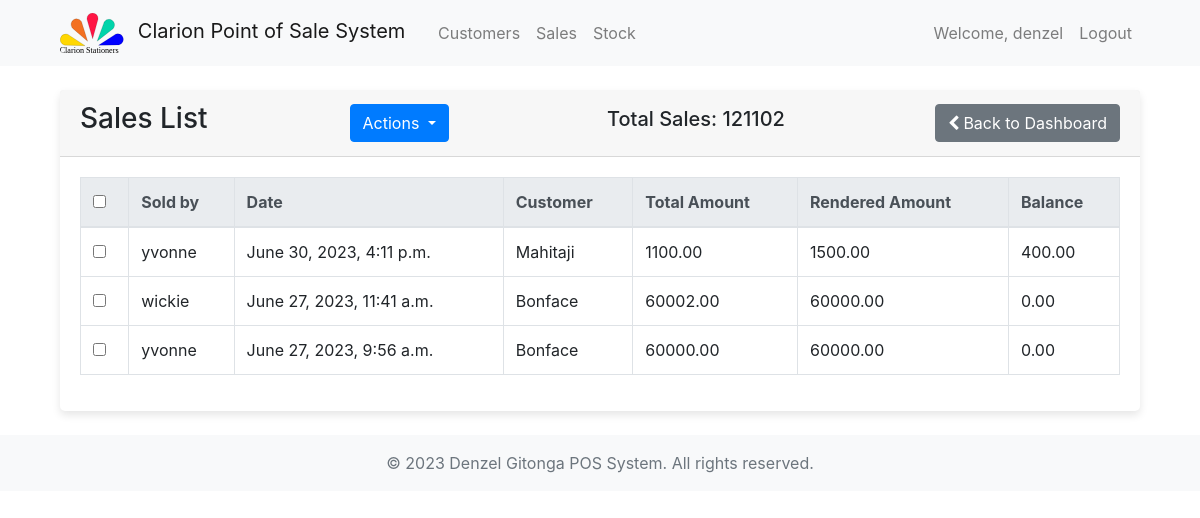
The app's page /sales/sales-list/ (signed in) with its own data.
### accounts/models.py (models this page shows, shortened)
class User(AbstractBaseUser, PermissionsMixin):
    username = models.CharField(max_length=255, unique=True)
    email = models.EmailField(max_length=255, unique=True)
    store = models.ForeignKey(Store, on_delete=models.CASCADE, related_name='stores', null=True, blank=True)
    phone_number = models.CharField(max_length=20, blank=True, null=True)
    full_name = models.CharField(max_length=255, blank=True, null=True)
    is_staff = models.BooleanField(default=False)
    is_active = models.BooleanField(default=True)
    groups = models.ManyToManyField(
        'auth.Group',
        blank=True,
        related_name='myuser_set',
        related_query_name='user',
    )
    user_permissions = models.ManyToManyField(
        'auth.Permission',
        blank=True,
        related_name='myuser_set',
        related_query_name='user',
    )
    objects = UserManager()
    USERNAME_FIELD = 'username'
    REQUIRED_FIELDS = ['email']

### sales/models.py (models this page shows, shortened)
class Sale(models.Model):
    sold_by = models.ForeignKey(settings.AUTH_USER_MODEL, on_delete=models.CASCADE, editable=False)
    date = models.DateTimeField(auto_now_add=True)
    total_amount = models.DecimalField(max_digits=10, decimal_places=2)
    rendered_amount = models.DecimalField(default=0, max_digits=10, decimal_places=2)
    balance = models.DecimalField(default=0, max_digits=10, decimal_places=2)
    customer = models.ForeignKey(Customer, on_delete=models.CASCADE)

### inventory/models.py (models this page shows)
class Customer(models.Model):
    name = models.CharField(max_length=255)
    email = models.EmailField()
    phone_number = models.CharField(max_length=20)
    address = models.CharField(max_length=255)
    def __str__(self):
        return self.name

### sales/views.py (the view)
# urls.py: path('sales-list/', views.sales_list, name='sales_list'), # view sales list
@staff_member_required(login_url='accounts:login')
@require_GET
def sales_list(request):
    sales = Sale.objects.order_by('-date')
    total_sale = sales.aggregate(total_amount=Sum('total_amount'))['total_amount']
    from_date = request.GET.get('from_date')
    to_date = request.GET.get('to_date')
    if from_date and to_date:
        sales = sales.filter(date__range=[from_date, to_date])
    context = {
        'sales': sales,
        'request': request,  # Pass the request object to template for accessing query parameters
        'total_sale': total_sale,
    }
    return render(request, 'admin/sales/general_sales_list.html', context)

### templates/admin/sales/general_sales_list.html (shortened to what this page needs)
{% extends 'common/base.html' %}
{% block content %}
<div class="container">
  <div class="card">
    <div class="card-header">
      <div class="d-flex justify-content-between align-items-center">
        <div>
          <h3>Sales List</h3>
        </div>
        <div class="btn-group">
          <button id="action-dropdown" class="btn btn-primary dropdown-toggle" data-toggle="dropdown"
            aria-haspopup="true" aria-expanded="false">
            Actions
          </button>
        </div>
        <div class="ml-3">
          <h5>Total Sales: {{ total_sale }}</h5>
        </div>
        <div class="d-flex align-items-center">
          <a class="btn btn-secondary rounded ml-2" href="{% url 'admin_dashboard:dashboard' %}">
            <i class="fa fa-chevron-left mr-1"></i>Back to Dashboard
          </a>
        </div>
      </div>
    </div>
    <div class="card-body">
      <div class="table-responsive">
        <table class="table table-bordered">
          <thead class="thead-light">
            <tr>
              <th><input type="checkbox" id="select-all-checkbox"></th>
              <th>Sold by</th>
              <th>Date</th>
              <th>Customer</th>
              <th>Total Amount</th>
              <th>Rendered Amount</th>
              <th>Balance</th>
            </tr>
          </thead>
          <tbody>
            {% for sale in sales %}
            <tr>
              <td><input type="checkbox" name="selected_sales" value="{{ sale.id }}"></td>
              <td>{{ sale.sold_by.username }}</td>
              <td>{{ sale.date }}</td>
              <td>{{ sale.customer }}</td>
              <td>{{ sale.total_amount }}</td>
              <td>{{ sale.rendered_amount }}</td>
              <td>{{ sale.balance }}</td>
            </tr>
            {% endfor %}
          </tbody>
        </table>
      </div>
    </div>
  </div>
</div>
{% endblock %}

### templates/common/header.html (shortened to what this page needs)
{% load static %}
<header>
  <nav class="navbar navbar-expand-lg navbar-light bg-light">
      <div class="container">
        {% if user.is_authenticated and user.is_superuser %}
          <a class="navbar-brand col-md-2" href="{% url 'admin_dashboard:dashboard' %}">
              <img src="{% static 'images/logos/clarion_logo.svg' %}" alt="Logo" height="40" class="mr-2 rounded">
              Clarion Point of Sale System
          </a>
        {% endif %}
          <div class="collapse navbar-collapse justify-content-between col-md-8" id="navbarNav">
            {% if user.is_authenticated %}
              {% if user.is_superuser %}
                <ul class="navbar-nav">
                <li class="nav-item">
                  <a class="nav-link" href="{% url 'inventory:customers_list' %}">Customers</a>
                </li>
                <li class="nav-item">
                  <a class="nav-link" href="{% url 'sales:sales_list' %}">Sales</a>
                </li>
                <li class="nav-item">
                  <a class="nav-link" href="{% url 'inventory:store_stock' %}">Stock</a>
                </li>
                </ul>
                <ul class="navbar-nav ml-auto">
                  <li class="nav-item">
                    <a class="nav-link" href="#">
                      Welcome, {{ user.username }}
                    </a>
                  </li>
                  <li class="nav-item">
                    <a class="nav-link" href="{% url 'accounts:logout' %}">Logout</a>
                  </li>
                </ul>
              {% endif %}
            {% endif %}
          </div>
      </div>
  </nav>
</header>

### static/custom_css/styles.css (style rules this page uses)
.card { box-shadow: 0px 4px 8px rgba(0, 0, 0, 0.1); border: none; transition: 0.3s; border-radius: 5px; }

### records on screen
User: username "denzel"
Sale: sold_by.username "yvonne", date "June 30, 2023, 4:11 p.m.", customer "Mahitaji", total_amount "1100.00", rendered_amount "1500.00", balance "400.00"
Sale: sold_by.username "wickie", date "June 27, 2023, 11:41 a.m.", customer "Bonface", total_amount "60002.00", rendered_amount "60000.00", balance "0.00"
Sale: sold_by.username "yvonne", date "June 27, 2023, 9:56 a.m.", customer "Bonface", total_amount "60000.00", rendered_amount "60000.00", balance "0.00"

### other values on screen
{{ total_sale }} "121102"
